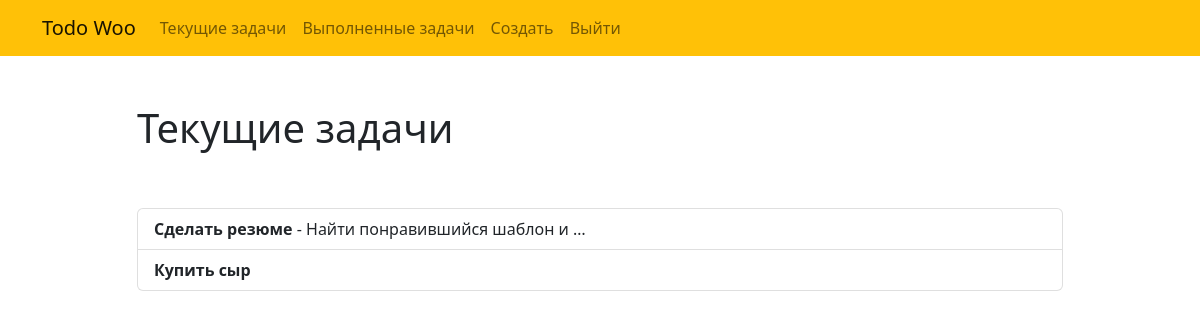
The page /current/ (signed in) on the database as committed earlier.
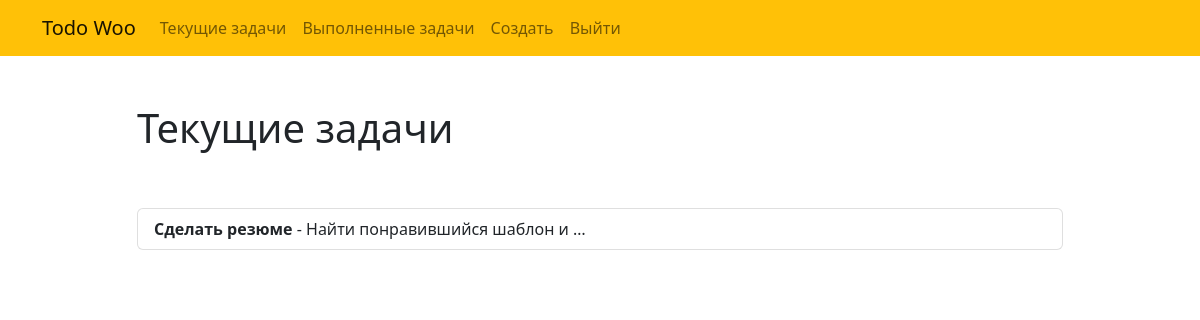
The same page on the database as committed later.
### todo/models.py (models this page shows, shortened)
class Todo(models.Model):
    title = models.CharField(max_length=100, verbose_name='Название')
    memo = models.TextField(blank=True, verbose_name='Описание')
    date_created = models.DateTimeField(auto_now_add=True, verbose_name='Дата создания')
    date_completed = models.DateTimeField(null=True, verbose_name='Дата выполнения', blank=True)
    is_important = models.BooleanField(default=False, verbose_name='Пометить как важное')
    user = models.ForeignKey(User, on_delete=models.CASCADE)

### todo/views.py (the view)
# urls.py: path('current/', views.current_todos, name='current_todos'),
@login_required
def current_todos(request: WSGIRequest) -> HttpResponse:
    todos = Todo.objects.filter(user=request.user, date_completed__isnull=True)
    return render(request, 'todo/current_todos.html', {'todos': todos})

### todo/templates/todo/current_todos.html (shortened to what this page needs)
{% extends "todo/base.html" %}
{% block content %}
<div class="row justify-content-center mt-5">
    <div class="col-md-10">
        <h1>Текущие задачи</h1>
    </div>
</div>
<div class="row justify-content-center mt-5">
        <div class="col-md-10">
        {% if todos %}
            <div class="list-group">
                {% for todo in todos %}
                {% if todo.is_important %}
                <a href="{% url 'view_todo' todo.id %}" class="list-group-item list-group-item-danger">
                    <b>{{ todo.title }}</b>{% if todo.memo %} - {{ todo.memo|truncatechars:30 }}{% endif %}</a>
                </a>
                {% else %}
                <a href="{% url 'view_todo' todo.id %}" class="list-group-item list-group-item-action">
                    <b>{{ todo.title }}</b>{% if todo.memo %} - {{ todo.memo|truncatechars:30 }}{% endif %}</a>
                {% endif %}
                {% endfor %}
            </div>
        {% else %}
            <div class="text-center">
                <h2>Кажется, у вас нет активных задач.</h2>
            <br>
            <a role="button" class="btn btn-primary" href="{% url 'create_todo' %}">Создать задачу</a>
            </div>
        {% endif %}
        </div>
    </div>
{% endblock %}

### todo/templates/todo/base.html (shortened to what this page needs)
{% load static %}
<html lang="en">
<head>
    <link href="https://cdn.jsdelivr.net/npm/bootstrap@5.2.2/dist/css/bootstrap.min.css" rel="stylesheet"
>
</head>
<body>
<nav class="navbar navbar-expand-md navbar-light bg-warning">
<div class="container">
    <a class="navbar-brand" href="{% url 'home' %}">
        <span>Todo Woo</span>
    </a>
    <div class="collapse navbar-collapse" id="navbarNav">
    {% if user.is_authenticated %}
        <ul class="navbar-nav mr-auto">
                <li class="nav-item {{ current }}">
                    <a class="nav-link" href="{% url 'current_todos' %}">Текущие задачи</a>
                </li>
                <li class="nav-item {{ completed }}">
                    <a class="nav-link" href="{% url 'completed_todos' %}">Выполненные задачи</a>
                </li>
                <li class="nav-item {{ create }}">
                    <a class="nav-link" href="{% url 'create_todo' %}">Создать</a>
                </li>
        </ul>
    {% endif %}
    <ul class="navbar-nav ml-auto">
            {% if user.is_authenticated %}
                <li class="nav-item">
                    <a href="#" onclick="$('#signOutBtn').click()" class="nav-link">Выйти</a>
                </li>
            {% endif %}
        </ul>
    </div>
</div>
</nav>
<div class="container">
{% block content %}{% endblock %}
</div>
</body>
</html>

Rows that differ between the two databases and show on the page:
removed Todo: title "Купить сыр"
